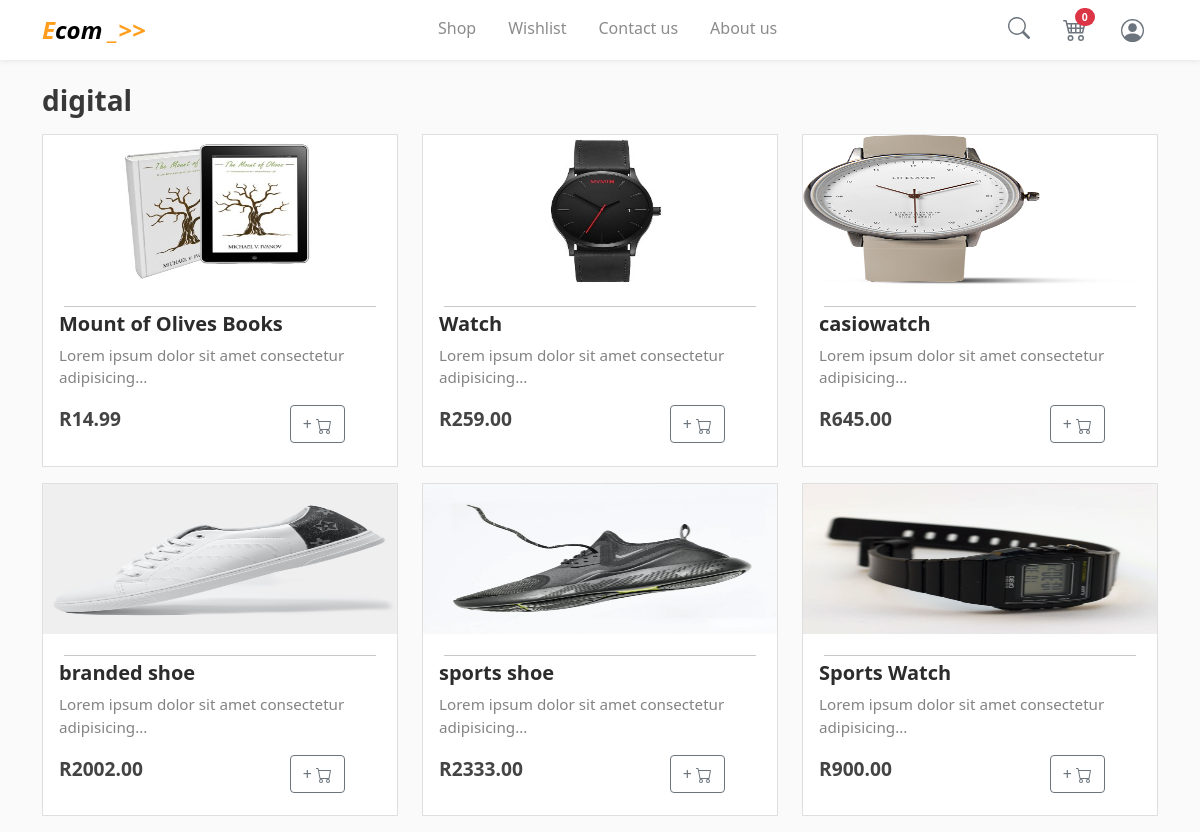
Screenshot of /viewCategory/1/ with the database file from the repository.
### shop/models.py (models this page shows, shortened)
class Category(models.Model):
    category_name = models.CharField(max_length=150)

class Product(models.Model):
    image = models.ImageField(null=True, blank=True)
    name = models.CharField(max_length = 200, null = True )
    price = models.FloatField()
    description = models.TextField( default="product description not provided")
    category = models.ForeignKey(Category,on_delete=models.CASCADE, null =True , blank =True)
    digital = models.BooleanField(default = False ,null =True , blank =False)
    featured = models.BooleanField(default=False)
    @property
    def imageURL(self):
        try:
            url = self.image.url
        except:
            url = ''
        return url

### shop/views.py (the view)
# urls.py: path("viewCategory/<int:category_id>/", views.viewCategory, name ="viewCategory"),
def viewCategory(request,category_id ):
    category = Category.objects.get(id = category_id)
    categoryProducts = category.product_set.all()
    context = {
        "categoryProducts":categoryProducts,
        "category":category,
    }
    return render(request, 'shop/viewCategory.html', context)

### shop/context_processors.py (called while the page is built)
def cartItems(request):
    if request.user.is_authenticated:
        customer = request.user.customer
        order , created = Order.objects.get_or_create(customer = customer, complete = False)
        cartItems = order.get_cart_items
        return {"cartItems":cartItems}
    else:
        return {}

### shop/templates/shop/viewCategory.html (shortened to what this page needs)
{% extends 'shop/main.html' %}
{% load static %}
{% block content %}
<div class="container">
    <br>
    <h3 style="margin-bottom: 1rem;">  <strong> {{category.category_name}} </strong>  </h3>
        <div  class="row ">
            {%  for product in categoryProducts %}
            <div style="border-radius: 0px;margin-bottom: 1rem;"  class="col-6 col-md-4">
                <div  style="border-radius: 0px;" class="card">
                    <img id="product-img" class = "img-fluid" src = "{{ product.imageURL }}">
                    <div style="background-color: #ffffffbf" class="card-body">
                        <hr style="margin: 5px;">
                        <div   id="title-wrapper">
                            <h5 id="product-title"   style="color:#2c2c2c"><strong> {{product.name}} </strong></h5>
                        </div>
                        <p class="d-none d-md-block" style="color:#838383;font-size:0.95rem">Lorem ipsum dolor sit amet consectetur adipisicing...</p>
                        <div class="d-none d-sm-block">
                            <div class="row">
                                <div class="col-7 col-sm-8">
                                    <p id="product-price"  style = "font-size: 1.2rem;font-weight: 600;color:#444444">R{{product.price|floatformat:2}}</p>
                                </div>
                                <div class="col-5 col-sm-4">
                                    {% if user.is_authenticated %}
                                    <button style="width: 70px;background-color: #fffaf5;border: 1.2px #fa920a solid"  data-product ={{product.id}} data-action="add" class ="btn btn-outline-secondary  update-cart btn-sm rounded-pill  ">
                                        <h6 style="font-weight: 600;font-size: 1.2rem;margin: 0px;color: #fa920a;">
                                        +   <svg xmlns="http://www.w3.org/2000/svg" width="18" height="18" fill="currentColor" class="bi bi-cart" viewBox="0 0 16 16">
                                            <path d="M0 1.5A.5.5 0 0 1 .5 1H2a.5.5 0 0 1 .485.379L2.89 3H14.5a.5.5 0 0 1 .491.592l-1.5 8A.5.5 0 0 1 13 12H4a.5.5 0 0 1-.491-.408L2.01 3.607 1.61 2H.5a.5.5 0 0 1-.5-.5zM3.102 4l1.313 7h8.17l1.313-7H3.102zM5 12a2 2 0 1 0 0 4 2 2 0 0 0 0-4zm7 0a2 2 0 1 0 0 4 2 2 0 0 0 0-4zm-7 1a1 1 0 1 1 0 2 1 1 0 0 1 0-2zm7 0a1 1 0 1 1 0 2 1 1 0 0 1 0-2z"/>
                                        </svg>
                                        </h6>
                                    </button>
                                    {% else %}
                                    <button data-bs-toggle="modal" data-bs-target="#exampleModal" class ="btn btn-outline-secondary add-btn">
                                        +
                                    </button>
                                    {% endif %}
                                </div>
                            </div>
                        </div>
                    </div>
                </div>
            </div>
            {% endfor %}
        </div>
</div>
{% endblock content %}

### shop/static/css/main.css (style rules this page uses)
body { background-color: hsl(0, 0%, 98%); }
#product-img { height: 150px; }
h1,h2,h3,h4,h5,h6 { color:hsl(0, 0%, 22%); }

### rows the page displays
Category: category_name "digital"
Product: imageURL (picture), name "Mount of Olives Books", price "14.99"
Product: imageURL (picture), name "Watch", price "259.00"
Product: imageURL (picture), name "casiowatch", price "645.00"
Product: imageURL (picture), name "branded shoe", price "2002.00"
Product: imageURL (picture), name "sports shoe", price "2333.00"
Product: imageURL (picture), name "Sports Watch", price "900.00"

### other values shown
{{ cartItems|default:0 }} "0"
